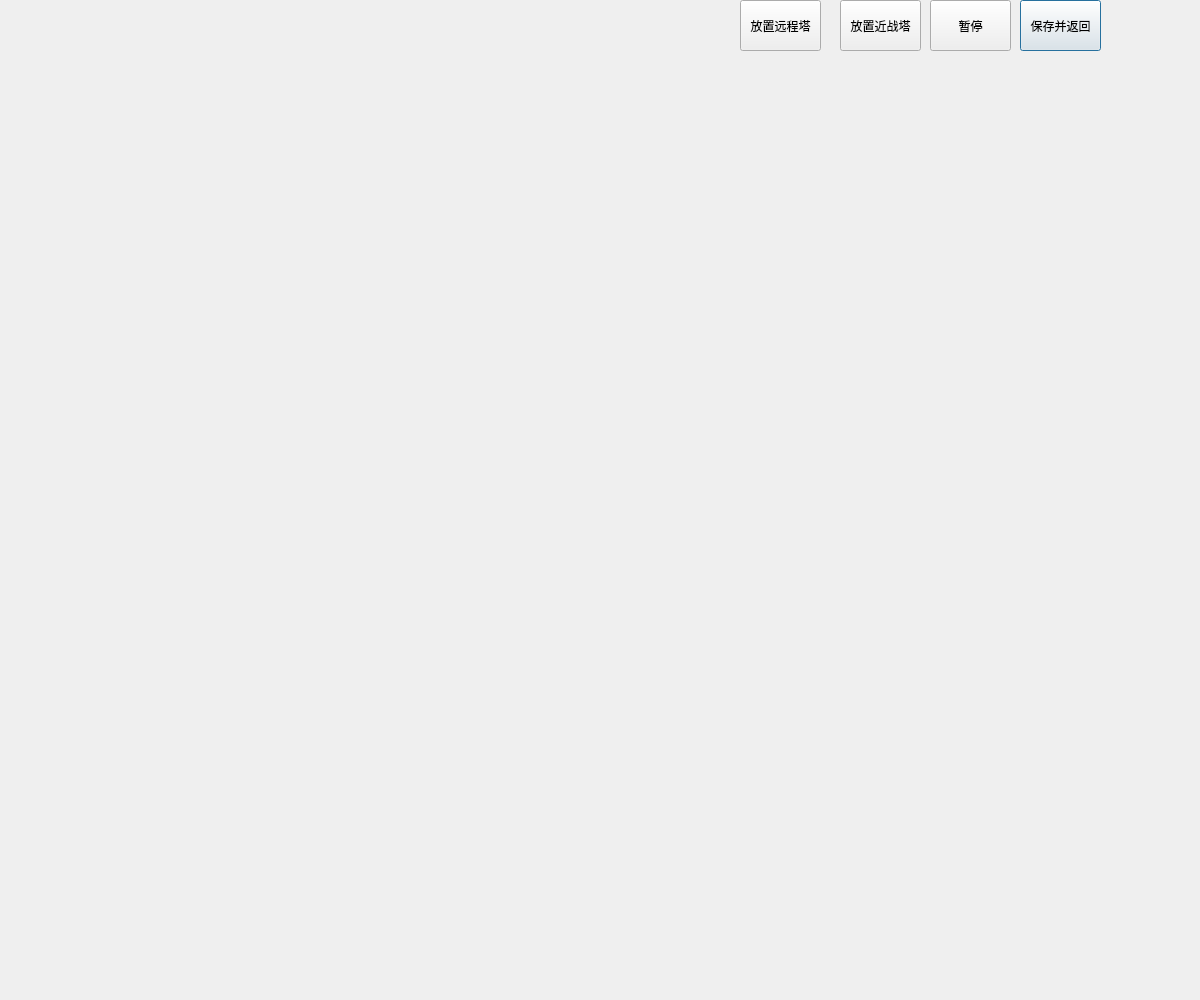
<?xml version="1.0" encoding="UTF-8"?>
<ui version="4.0">
 <class>GameWindow</class>
 <widget class="QDialog" name="GameWindow">
  <property name="geometry">
   <rect>
    <x>0</x>
    <y>0</y>
    <width>1200</width>
    <height>1000</height>
   </rect>
  </property>
  <property name="windowTitle">
   <string>Dialog</string>
  </property>
  <widget class="QPushButton" name="pushButton_SaveandBack">
   <property name="geometry">
    <rect>
     <x>1020</x>
     <y>0</y>
     <width>81</width>
     <height>51</height>
    </rect>
   </property>
   <property name="text">
    <string>保存并返回</string>
   </property>
  </widget>
  <widget class="QPushButton" name="pushButton_Pause">
   <property name="geometry">
    <rect>
     <x>930</x>
     <y>0</y>
     <width>81</width>
     <height>51</height>
    </rect>
   </property>
   <property name="text">
    <string>暂停</string>
   </property>
  </widget>
  <widget class="QPushButton" name="pushButton_PlantMeele">
   <property name="geometry">
    <rect>
     <x>840</x>
     <y>0</y>
     <width>81</width>
     <height>51</height>
    </rect>
   </property>
   <property name="text">
    <string>放置近战塔</string>
   </property>
  </widget>
  <widget class="QPushButton" name="pushButton_PlantRemote">
   <property name="geometry">
    <rect>
     <x>740</x>
     <y>0</y>
     <width>81</width>
     <height>51</height>
    </rect>
   </property>
   <property name="text">
    <string>放置远程塔</string>
   </property>
  </widget>
 </widget>
 <resources/>
 <connections/>
</ui>
